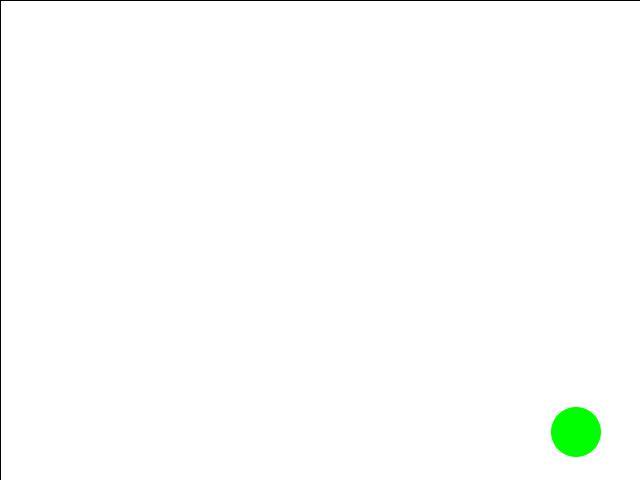
Frame 1 (no input)
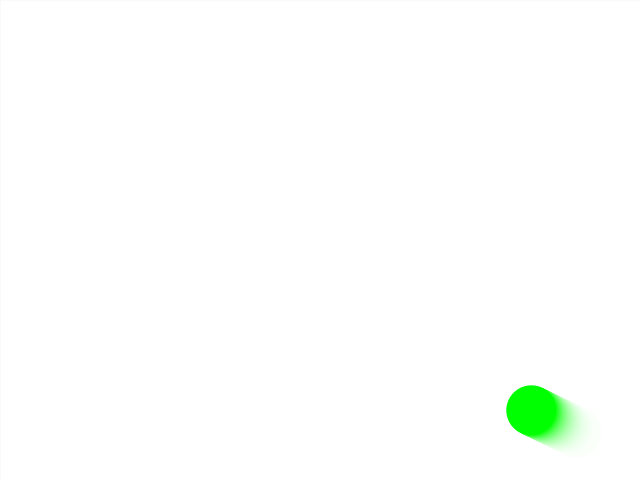
Frame 60 (the mouse pressed at the canvas centre just before this capture)
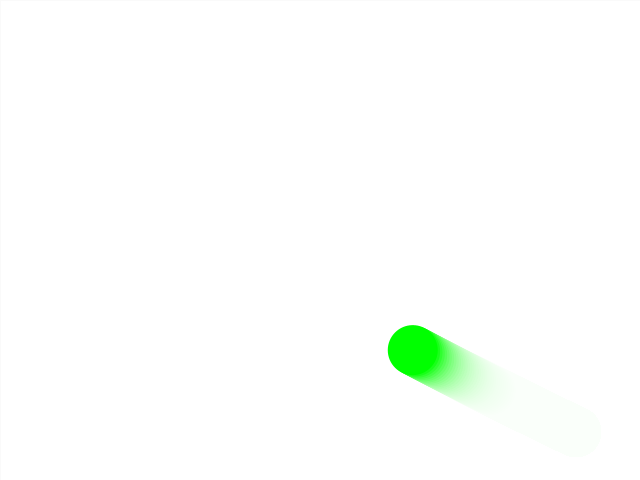
Frame 120 (the mouse held since frame 60 and released just before this capture)

The Processing sketch that drew these frames (run headless with seeded random() and noise(); from frame 60 on, the mouse is pressed at the canvas centre):

// Processing sketch: background
// ── background.pde
void setup() {
  size(640, 480);
  background(255);
}

void draw() {
fill(255, 25);
rect(0, 0, width, height);
  translate(width/2, height/2); 
  fill(0, 255, 0);
  noStroke();
  ellipse(cos(frameCount*.010)*width*0.4, cos(frameCount*.008)*height*0.4, 50, 50);
}
